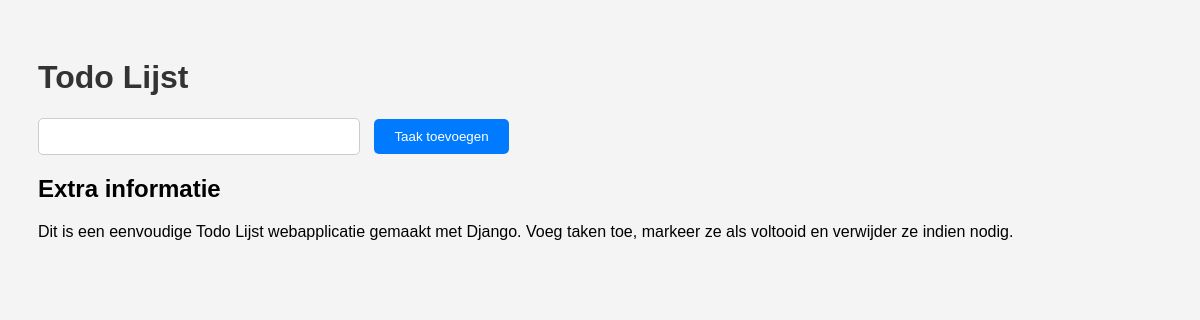
Before: / with the older database file.
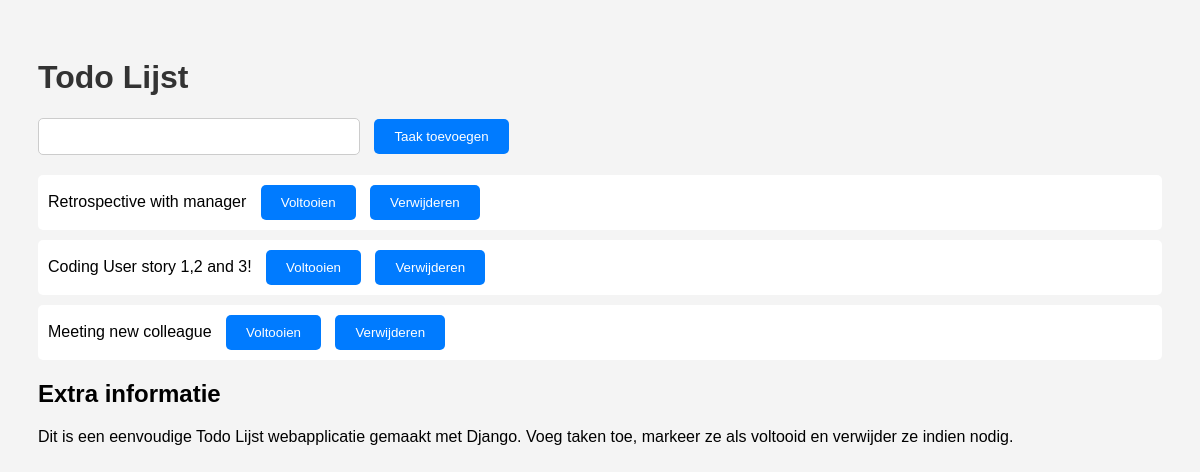
After: the same page with the newer database file.
### todo_app/models.py (models this page shows)
class Task(models.Model):
    name = models.CharField(max_length=200)
    completed = models.BooleanField(default=False)

### todo_app/views.py (the view)
# urls.py: path('', views.home, name='home'),
def home(request):
    if request.method == 'POST':
        new_task = Task(name=request.POST['name'])
        new_task.save()
        return redirect('home')
    else:
        tasks = Task.objects.all()
        return render(request, 'home.html', {'tasks': tasks})

### todo_app/templates/home.html (shortened to what this page needs)
{% load static %}
<!DOCTYPE html>
<html>
  <head>
    <link rel="stylesheet" type="text/css" href="{% static 'style.css' %}" />
  </head>
  <body>
    <div id="container">
      <div id="header">
        <h1>Todo Lijst</h1>
      </div>
      <div id="form">
        <form method="POST">
          <input type="text" id="task-input" name="name" required />
          <button type="submit" id="submit-button">Taak toevoegen</button>
        </form>
      </div>
      <div id="tasks">
        <ul>
          {% for task in tasks %}
          <li class="task">
            {{ task.name }} {% if task.completed %}
            <span class="completed">Voltooid</span>
            {% else %}
            <button
              class="complete-button"
              onclick="location.href='{% url 'complete_task' task.id %}'"
            >
              Voltooien
            </button>
            {% endif %}
            <button
              class="delete-button"
              onclick="location.href='{% url 'delete_task' task.id %}'"
            >
              Verwijderen
            </button>
          </li>
          {% endfor %}
        </ul>
      </div>
      <div id="sidebar">
        <h2>Extra informatie</h2>
        <p>
          Dit is een eenvoudige Todo Lijst webapplicatie gemaakt met Django.
          Voeg taken toe, markeer ze als voltooid en verwijder ze indien nodig.
        </p>
      </div>
    </div>
  </body>
</html>

### todo_app/static/style.css (style rules this page uses)
body { font-family: Arial, sans-serif; background-color: #f4f4f4; padding: 30px; }
h1 { color: #333; }
form { margin-bottom: 20px; }
input[type="text"] { padding: 10px; width: 300px; border-radius: 5px; border: 1px solid #ccc; }
button { padding: 10px 20px; border: none; border-radius: 5px; background-color: #007bff; color: white; cursor: pointer; margin-left: 10px; }
ul { list-style: none; padding: 0; }
li { background-color: #fff; padding: 10px; margin-bottom: 10px; border-radius: 5px; }

Changed rows visible on the page:
added Task: name "Retrospective with manager", completed "Voltooien"
added Task: name "Coding User story 1,2 and 3!", completed "Voltooien"
added Task: name "Meeting new colleague", completed "Voltooien"
